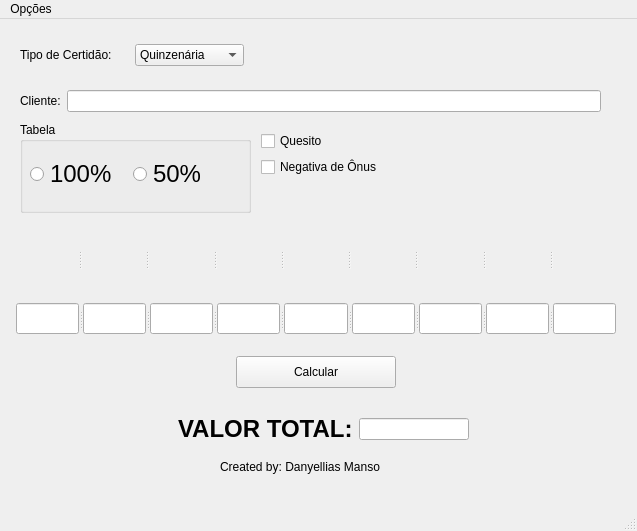
<?xml version="1.0" encoding="UTF-8"?>
<ui version="4.0">
 <class>Calculadora</class>
 <widget class="QMainWindow" name="Calculadora">
  <property name="geometry">
   <rect>
    <x>0</x>
    <y>0</y>
    <width>637</width>
    <height>531</height>
   </rect>
  </property>
  <property name="windowTitle">
   <string>Calculadora</string>
  </property>
  <property name="windowIcon">
   <iconset resource="Imagens.qrc">
    <normaloff>:/imagensCert/icone_programa.png</normaloff>:/imagensCert/icone_programa.png</iconset>
  </property>
  <widget class="QWidget" name="centralwidget">
   <widget class="QWidget" name="layoutWidget">
    <property name="geometry">
     <rect>
      <x>20</x>
      <y>20</y>
      <width>224</width>
      <height>32</height>
     </rect>
    </property>
    <layout class="QHBoxLayout" name="horizontalLayout">
     <item>
      <widget class="QLabel" name="label_tipo">
       <property name="text">
        <string>Tipo de Certidão:</string>
       </property>
      </widget>
     </item>
     <item>
      <widget class="QComboBox" name="comboBox_tipo">
       <item>
        <property name="text">
         <string>Quinzenária</string>
        </property>
       </item>
       <item>
        <property name="text">
         <string>Vintenária</string>
        </property>
       </item>
       <item>
        <property name="text">
         <string>Comum</string>
        </property>
       </item>
      </widget>
     </item>
    </layout>
   </widget>
   <widget class="QWidget" name="layoutWidget">
    <property name="geometry">
     <rect>
      <x>20</x>
      <y>70</y>
      <width>581</width>
      <height>24</height>
     </rect>
    </property>
    <layout class="QHBoxLayout" name="horizontalLayout_2">
     <item>
      <widget class="QLabel" name="label_cliente">
       <property name="text">
        <string>Cliente:</string>
       </property>
      </widget>
     </item>
     <item>
      <widget class="QLineEdit" name="campo_cliente"/>
     </item>
    </layout>
   </widget>
   <widget class="QGroupBox" name="groupBox_Tabela">
    <property name="geometry">
     <rect>
      <x>20</x>
      <y>103</y>
      <width>231</width>
      <height>91</height>
     </rect>
    </property>
    <property name="title">
     <string>Tabela</string>
    </property>
    <widget class="QWidget" name="layoutWidget">
     <property name="geometry">
      <rect>
       <x>10</x>
       <y>31</y>
       <width>200</width>
       <height>42</height>
      </rect>
     </property>
     <layout class="QHBoxLayout" name="horizontalLayout_3">
      <item>
       <widget class="QRadioButton" name="radio_100">
        <property name="font">
         <font>
          <pointsize>18</pointsize>
         </font>
        </property>
        <property name="text">
         <string>100%</string>
        </property>
       </widget>
      </item>
      <item>
       <widget class="QRadioButton" name="radio_50">
        <property name="font">
         <font>
          <pointsize>18</pointsize>
         </font>
        </property>
        <property name="text">
         <string>50%</string>
        </property>
       </widget>
      </item>
     </layout>
    </widget>
   </widget>
   <widget class="QPushButton" name="btn_calcular">
    <property name="geometry">
     <rect>
      <x>236</x>
      <y>337</y>
      <width>160</width>
      <height>32</height>
     </rect>
    </property>
    <property name="text">
     <string>Calcular</string>
    </property>
   </widget>
   <widget class="QLabel" name="created">
    <property name="geometry">
     <rect>
      <x>220</x>
      <y>440</y>
      <width>179</width>
      <height>16</height>
     </rect>
    </property>
    <property name="text">
     <string>Created by: Danyellias Manso</string>
    </property>
   </widget>
   <widget class="QWidget" name="layoutWidget">
    <property name="geometry">
     <rect>
      <x>261</x>
      <y>112</y>
      <width>133</width>
      <height>48</height>
     </rect>
    </property>
    <layout class="QVBoxLayout" name="verticalLayout">
     <item>
      <widget class="QCheckBox" name="check_quesito">
       <property name="text">
        <string>Quesito</string>
       </property>
      </widget>
     </item>
     <item>
      <widget class="QCheckBox" name="check_negativa">
       <property name="text">
        <string>Negativa de Ônus</string>
       </property>
      </widget>
     </item>
    </layout>
   </widget>
   <widget class="QSplitter" name="splitter_2">
    <property name="geometry">
     <rect>
      <x>16</x>
      <y>284</y>
      <width>600</width>
      <height>31</height>
     </rect>
    </property>
    <property name="orientation">
     <enum>Qt::Horizontal</enum>
    </property>
    <widget class="QLineEdit" name="mat_espaco">
     <property name="alignment">
      <set>Qt::AlignCenter</set>
     </property>
    </widget>
    <widget class="QLineEdit" name="um_espaco">
     <property name="alignment">
      <set>Qt::AlignCenter</set>
     </property>
    </widget>
    <widget class="QLineEdit" name="dois_espaco">
     <property name="alignment">
      <set>Qt::AlignCenter</set>
     </property>
    </widget>
    <widget class="QLineEdit" name="tres_espaco">
     <property name="alignment">
      <set>Qt::AlignCenter</set>
     </property>
    </widget>
    <widget class="QLineEdit" name="quatro_espaco">
     <property name="alignment">
      <set>Qt::AlignCenter</set>
     </property>
    </widget>
    <widget class="QLineEdit" name="cinco_espaco">
     <property name="alignment">
      <set>Qt::AlignCenter</set>
     </property>
    </widget>
    <widget class="QLineEdit" name="seis_espaco">
     <property name="alignment">
      <set>Qt::AlignCenter</set>
     </property>
    </widget>
    <widget class="QLineEdit" name="sete_espaco">
     <property name="alignment">
      <set>Qt::AlignCenter</set>
     </property>
    </widget>
    <widget class="QLineEdit" name="resTrans_espaco">
     <property name="alignment">
      <set>Qt::AlignCenter</set>
     </property>
    </widget>
   </widget>
   <widget class="QSplitter" name="splitter">
    <property name="geometry">
     <rect>
      <x>15</x>
      <y>199</y>
      <width>601</width>
      <height>81</height>
     </rect>
    </property>
    <property name="orientation">
     <enum>Qt::Horizontal</enum>
    </property>
    <widget class="QLabel" name="mat_img">
     <property name="text">
      <string/>
     </property>
     <property name="pixmap">
      <pixmap resource="Imagens.qrc">:/imagensCert/mat_img.png</pixmap>
     </property>
     <property name="scaledContents">
      <bool>true</bool>
     </property>
    </widget>
    <widget class="QLabel" name="um_img">
     <property name="text">
      <string/>
     </property>
     <property name="pixmap">
      <pixmap resource="Imagens.qrc">:/imagensCert/umAto_img.png</pixmap>
     </property>
     <property name="scaledContents">
      <bool>true</bool>
     </property>
    </widget>
    <widget class="QLabel" name="dois_img">
     <property name="text">
      <string/>
     </property>
     <property name="pixmap">
      <pixmap resource="Imagens.qrc">:/imagensCert/doisAtos_img.png</pixmap>
     </property>
     <property name="scaledContents">
      <bool>true</bool>
     </property>
    </widget>
    <widget class="QLabel" name="tres_img">
     <property name="text">
      <string/>
     </property>
     <property name="pixmap">
      <pixmap resource="Imagens.qrc">:/imagensCert/tresAtos_img.png</pixmap>
     </property>
     <property name="scaledContents">
      <bool>true</bool>
     </property>
    </widget>
    <widget class="QLabel" name="quatro_img">
     <property name="text">
      <string/>
     </property>
     <property name="pixmap">
      <pixmap resource="Imagens.qrc">:/imagensCert/quatroAtos_img.png</pixmap>
     </property>
     <property name="scaledContents">
      <bool>true</bool>
     </property>
    </widget>
    <widget class="QLabel" name="cinco_img">
     <property name="text">
      <string/>
     </property>
     <property name="pixmap">
      <pixmap resource="Imagens.qrc">:/imagensCert/cincoAtos_img.png</pixmap>
     </property>
     <property name="scaledContents">
      <bool>true</bool>
     </property>
    </widget>
    <widget class="QLabel" name="seis_img">
     <property name="text">
      <string/>
     </property>
     <property name="pixmap">
      <pixmap resource="Imagens.qrc">:/imagensCert/seisAtos_img.png</pixmap>
     </property>
     <property name="scaledContents">
      <bool>true</bool>
     </property>
    </widget>
    <widget class="QLabel" name="sete_img">
     <property name="text">
      <string/>
     </property>
     <property name="pixmap">
      <pixmap resource="Imagens.qrc">:/imagensCert/seteAtos_img.png</pixmap>
     </property>
     <property name="scaledContents">
      <bool>true</bool>
     </property>
    </widget>
    <widget class="QLabel" name="resTrans_img">
     <property name="text">
      <string/>
     </property>
     <property name="pixmap">
      <pixmap resource="Imagens.qrc">:/imagensCert/resTrans_img.png</pixmap>
     </property>
     <property name="scaledContents">
      <bool>true</bool>
     </property>
    </widget>
   </widget>
   <widget class="QWidget" name="layoutWidget">
    <property name="geometry">
     <rect>
      <x>178</x>
      <y>391</y>
      <width>291</width>
      <height>38</height>
     </rect>
    </property>
    <layout class="QHBoxLayout" name="horizontalLayout_4">
     <item>
      <widget class="QLabel" name="valorTotal_label">
       <property name="text">
        <string>&lt;html&gt;&lt;head/&gt;&lt;body&gt;&lt;p&gt;&lt;span style=&quot; font-size:18pt; font-weight:600;&quot;&gt;VALOR TOTAL:&lt;/span&gt;&lt;/p&gt;&lt;/body&gt;&lt;/html&gt;</string>
       </property>
      </widget>
     </item>
     <item>
      <widget class="QLineEdit" name="total_edit">
       <property name="alignment">
        <set>Qt::AlignCenter</set>
       </property>
      </widget>
     </item>
    </layout>
   </widget>
  </widget>
  <widget class="QMenuBar" name="menubar">
   <property name="geometry">
    <rect>
     <x>0</x>
     <y>0</y>
     <width>637</width>
     <height>26</height>
    </rect>
   </property>
   <widget class="QMenu" name="menuOp_es">
    <property name="title">
     <string>Opções</string>
    </property>
    <addaction name="actionHist_rico"/>
    <addaction name="actionSair"/>
   </widget>
   <addaction name="menuOp_es"/>
  </widget>
  <widget class="QStatusBar" name="statusbar"/>
  <action name="actionHist_rico">
   <property name="text">
    <string>Histórico</string>
   </property>
   <property name="shortcut">
    <string>Ctrl+H</string>
   </property>
  </action>
  <action name="actionSair">
   <property name="text">
    <string>Sair</string>
   </property>
  </action>
 </widget>
 <tabstops>
  <tabstop>comboBox_tipo</tabstop>
  <tabstop>campo_cliente</tabstop>
  <tabstop>radio_100</tabstop>
  <tabstop>radio_50</tabstop>
  <tabstop>check_quesito</tabstop>
  <tabstop>check_negativa</tabstop>
  <tabstop>mat_espaco</tabstop>
  <tabstop>um_espaco</tabstop>
  <tabstop>dois_espaco</tabstop>
  <tabstop>tres_espaco</tabstop>
  <tabstop>quatro_espaco</tabstop>
  <tabstop>cinco_espaco</tabstop>
  <tabstop>seis_espaco</tabstop>
  <tabstop>sete_espaco</tabstop>
  <tabstop>resTrans_espaco</tabstop>
  <tabstop>btn_calcular</tabstop>
  <tabstop>total_edit</tabstop>
 </tabstops>
 <resources>
  <include location="Imagens.qrc"/>
 </resources>
 <connections/>
</ui>
